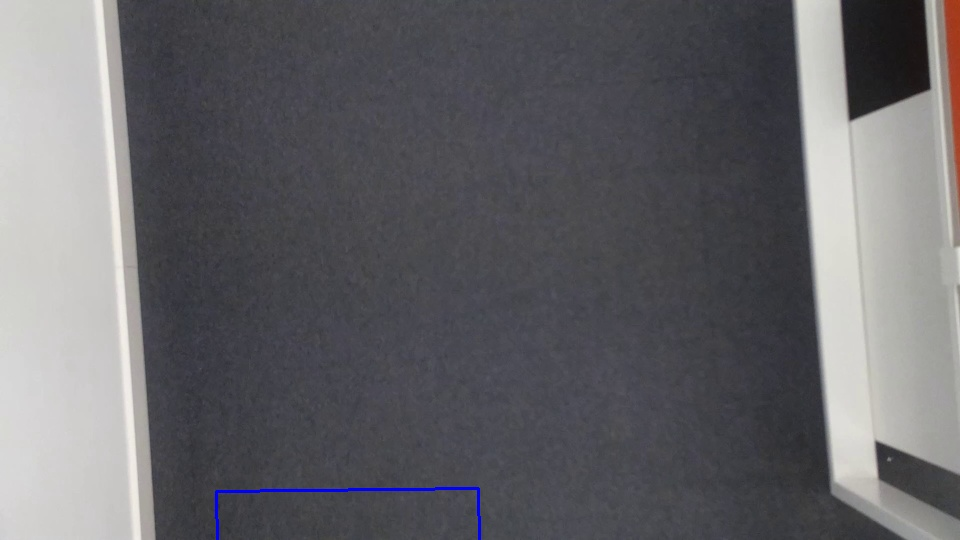
#> input picture  .jpg, 960 x 540 px, given in place of test.mp4, which was not available
$ python tip_02_01_a.py
#> lines starting #> are read from the running program, lines starting #| are printed output that depends on the picture; after the words box and inside, x2 and y2 are one past the last pixel; in counts of white or black regions, pixels touching at a corner belong together; pictures that were not available may be replaced by others from this repository, and a replacement may not be noted
# coding=utf-8
import numpy as np
import cv2

cap = cv2.VideoCapture("dataset/examples-video/test.mp4")

# toma el primer fotograma del video
ret, frame = cap.read()
#> frame is the input picture: shape (540, 960, 3); mean B, G, R 104.5, 100.6, 101.3

# Configuración de la ubicación inicial de la ventana
r, h, c, w = 520, 100, 460, 100  # simply hardcoded the values
track_window = (c, r, w, h)

# establece el ROI para rastrear
roi = frame[r:r + h, c:c + w]
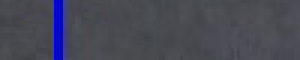
#> roi: shape (20, 100, 3) (shown 3 times larger); mean B, G, R 85.9, 72.8, 71.7
hsv_roi = cv2.cvtColor(frame, cv2.COLOR_BGR2HSV)
#> hsv_roi: shape (540, 960, 3); mean H, S, V 97.7, 19, 106.1
mask = cv2.inRange(hsv_roi, np.array((0., 60., 32.)), np.array((180., 255., 255.)))
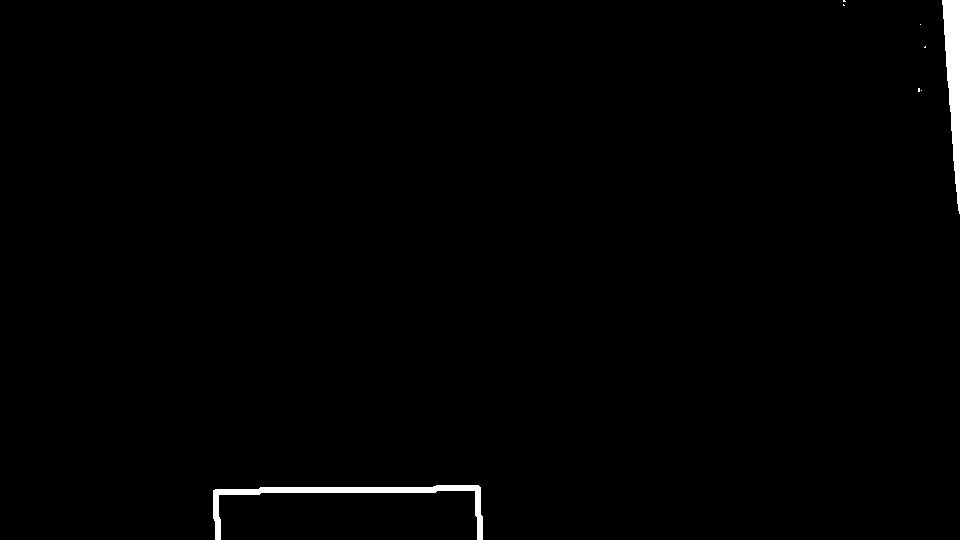
#> mask: shape (540, 960); 0.84% white; 8 white regions (6 under 20 px), largest, box (x1, y1, x2, y2) and area: (213, 485, 483, 540) 2179, (942, 0, 960, 214) 2175
roi_hist = cv2.calcHist([hsv_roi], [0], mask, [180], [0, 180])
#> roi_hist = 180 values, max 1598 at index 120, min 0 at index 0, mean 24.31
cv2.normalize(roi_hist, roi_hist, 0, 255, cv2.NORM_MINMAX)

# Configure el criterio de terminación, ya sea 10 iteración o mover por lo menos 1 pt.
term_crit = (cv2.TERM_CRITERIA_EPS | cv2.TERM_CRITERIA_COUNT, 50, 1)

while (1):
    ret, frame = cap.read()
    frame = cv2.resize(frame, (0, 0), fx=0.5, fy=0.5)
#> frame: shape (270, 480, 3)

    if ret == True:
        hsv = cv2.cvtColor(frame, cv2.COLOR_BGR2HSV)
#> hsv: shape (270, 480, 3); mean H, S, V 97.7, 19, 106.2
        dst = cv2.calcBackProject([hsv], [0], roi_hist, [0, 180], 1)
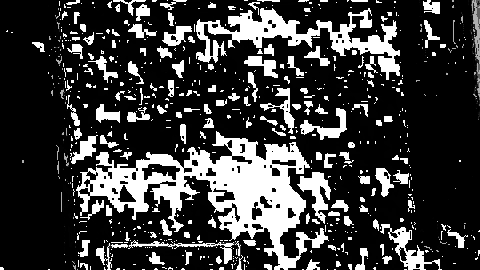
#> dst: shape (270, 480); min 0, max 255, mean 59.1

        # Aplica meanshift para conseguir la nueva ubicación.
        ret, track_window = cv2.meanShift(dst, track_window, term_crit)
#> ret = 0; track_window = (240, 135, 1, 1)

        # Dibújalo en la imagen
        x, y, w, h = track_window
#> x = 240; y = 135; w = 1; h = 1
        img2 = cv2.rectangle(frame, (x, y), (x + w, y + h), 255, 2)
        cv2.imshow('img2', img2)

        k = cv2.waitKey(60) & 0xff
#> (key Esc is pressed here)
        if k == 27:
            break
        else:
            cv2.imwrite(chr(k) + ".jpg", img2)

    else:
        break

cv2.destroyAllWindows()
cap.release()
